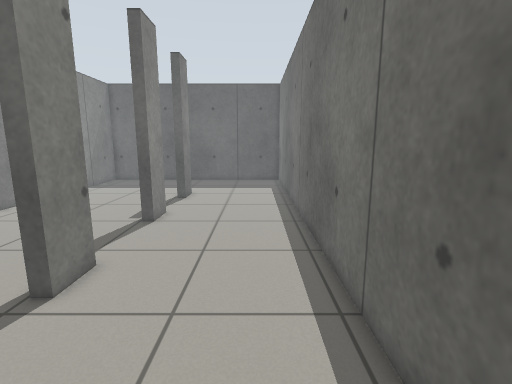
View 1 (above)

12 first-person views from a walk through a world built for the Gazebo simulator. The camera is 1 m above the floor, tilts 10° down and sees 85° across. The floor is counted in squares, 0.25 m on a side. Each view is taken from the middle of a square. On the plan, view 1 faces up. The plan holds only what a view shows up to about 20 squares ahead; the rest is blank.

View 2
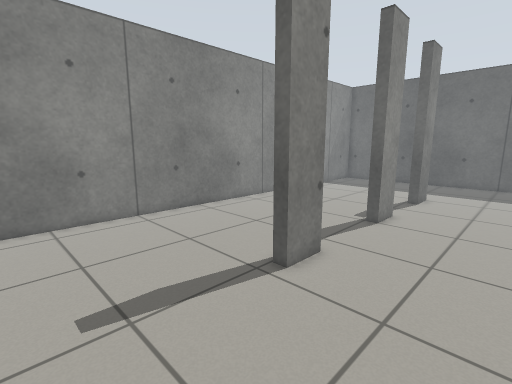

View 3
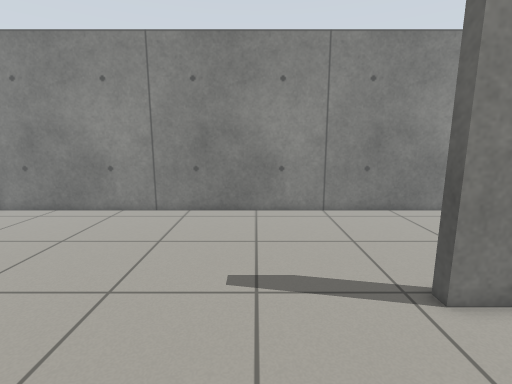

View 4
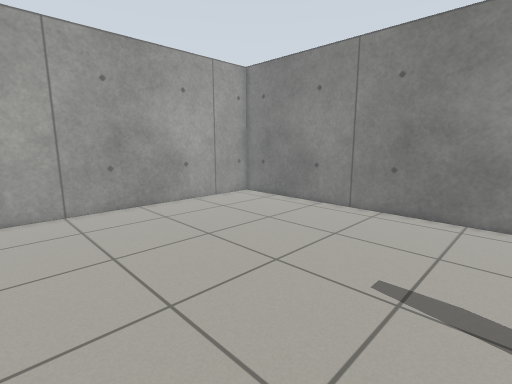

View 5
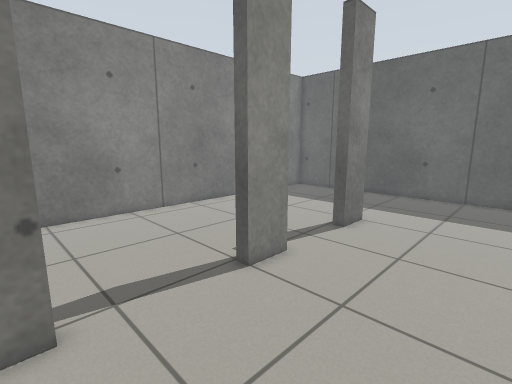

View 6
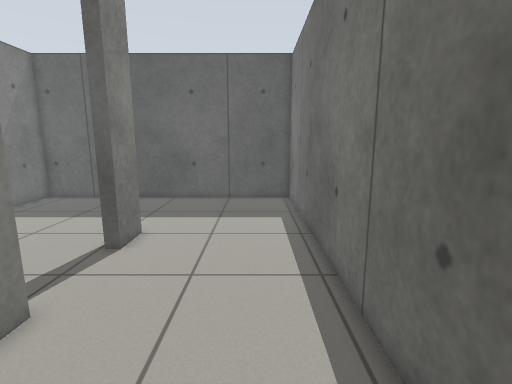

View 7
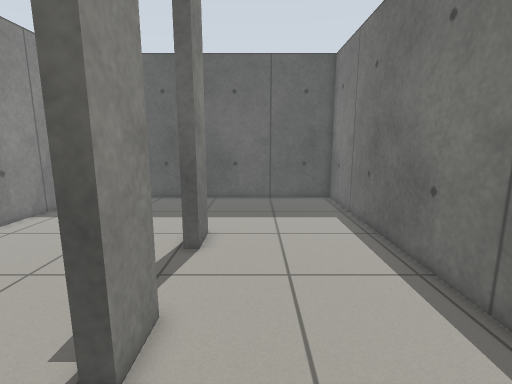

View 8
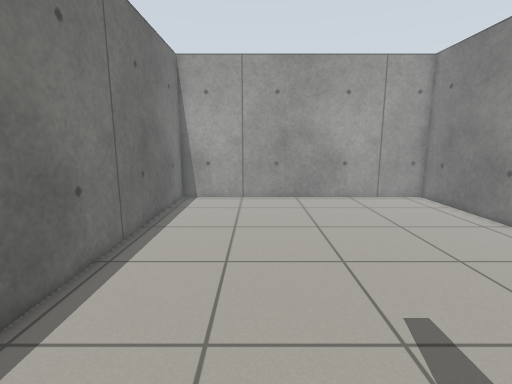

View 9
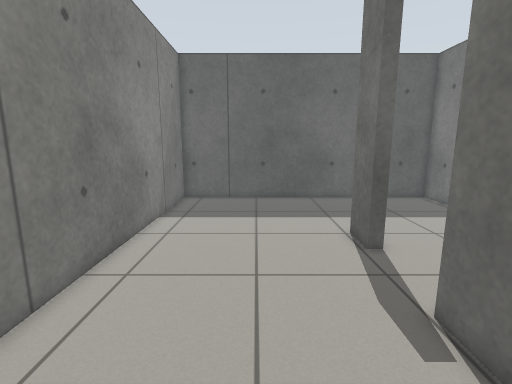

View 10
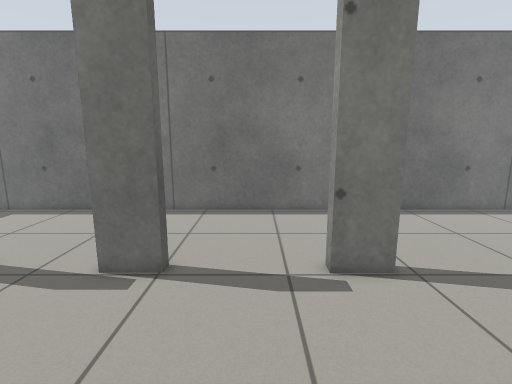

View 11
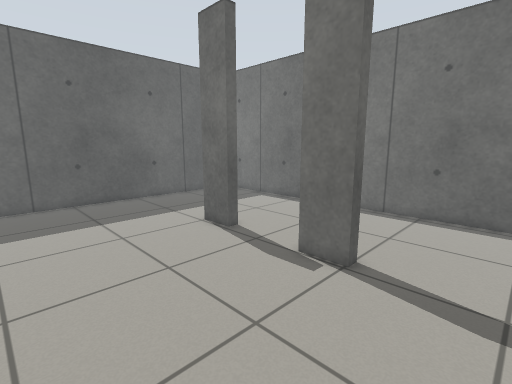

View 12
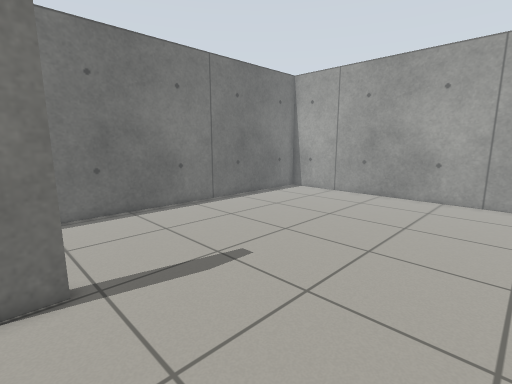

### Floor plan
Points are (right, up) in squares from view 1. A wall is a line through its corners. A room is listed if a view was taken in it or the views show most of it. See-through windows are left out.
Room 1 (views 1, 2, 3, 4, 5, 6, 7, 8, 9, 10, 11, 12)
walls: (-5.8, 8.7) (-5.3, 8.7) (-5.3, 6.7) (-5.8, 6.7) (-5.8, 8.7); (-5.3, 16) (-5.3, 13.9) (-5.8, 13.9) (-5.8, 16); (-5.3, 22.1) (-5.3, 20.1) (-5.8, 20.1) (-5.8, 22.1); (2.5, 30.3) (-15.3, 30.3) (-15.3, -13.5) (2.5, -13.5) (2.5, 26.5)

Positions as (right, up) in squares from view 1, and headings:
1: (0, 0), facing up
2: (0, 0), facing up-left
3: (1, 2), facing left
4: (1, 4), facing down-left
5: (1, 8), facing up-left
6: (0, 10), facing up
7: (-3, 10), facing up
8: (-3, 7), facing down
9: (-10, 10), facing up
10: (-14, 11), facing right
11: (-14, 10), facing up-right
12: (-14, 8), facing down-right
